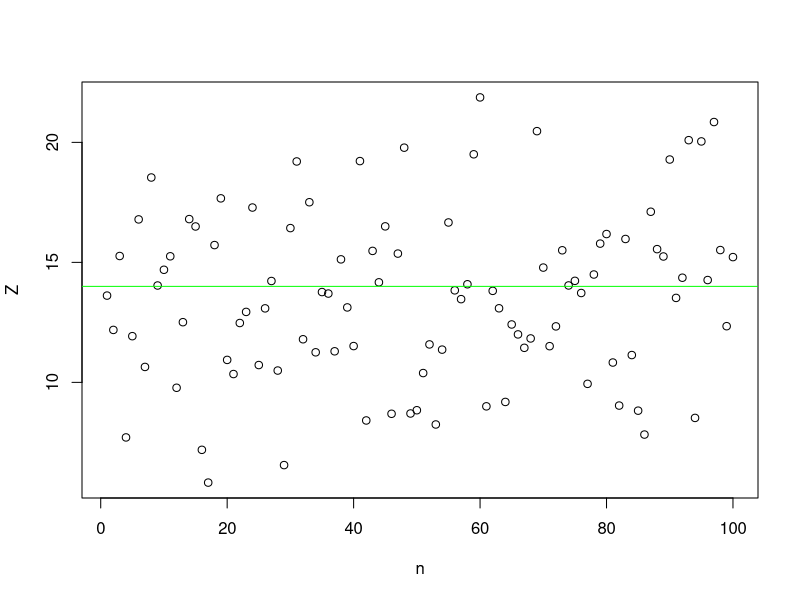
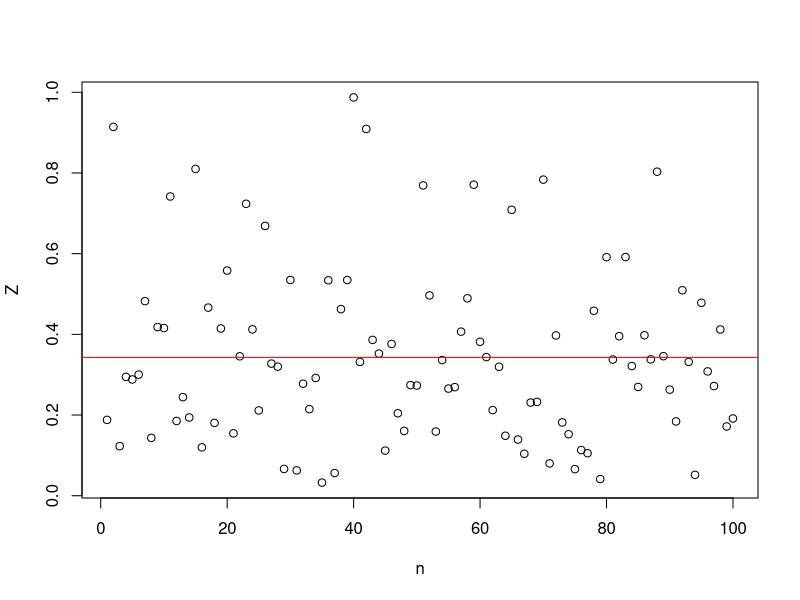
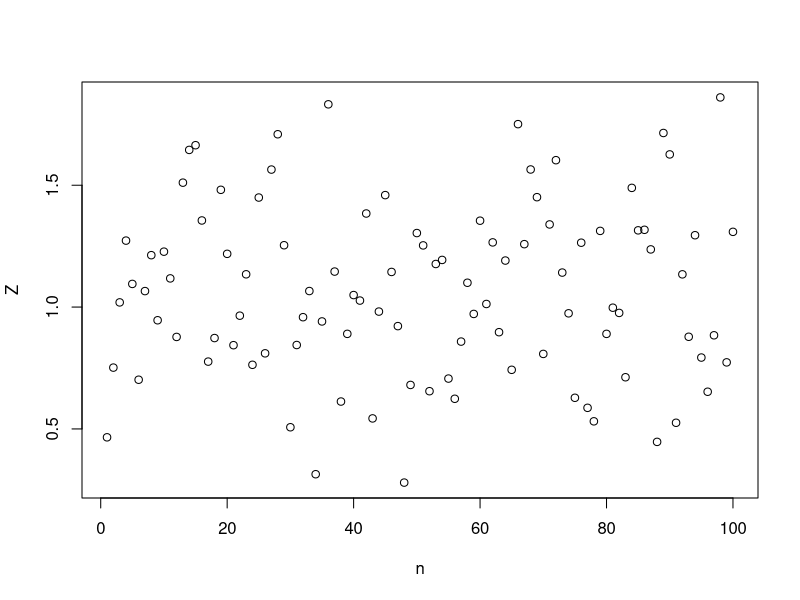

These charts were generated, in order, by the following R code: (Note: this script raises an error after producing the figures.)
# TP 3
#Salah Zakaria OUAICHOUCHE
#Groupe3
#1 Simuler une somme de variables aléatoires indépendantes

#Q1
Unif <-function(N,a,b){
  runif(N,a,b)
}

#Q2
Norm<-function(N,mu,sd){
  rnorm(N,mu,sd)
}
Norm(10,0,1)#pour la loi normale centre a 0 et reduite a 1

# Q3
SommeUnifNorm <- function(N,a,b,mu,sd) {
  X=Unif(N,a,b) 
  Y=Norm(N,mu,sd) 
  Z=X+Y
  return(Z)
}
N = 100
Z=SommeUnifNorm(N,5,7,8,4)
n = seq(1,N,by=1)
plot(n, Z)
abline(h=1/2*(5+7)+8,col="green")
# Q4
#Esperance
#E(Z)=E(X+Y)=E(X)+E(Y)
#1/2(b+a)+mu =14
# comment calculer la variance de V(X+Y)
#Variance 
mean(Z)#Esperance 
sd(Z)#Variance


#Autres cas
#1 lois exponentielles
Expo <-function(N,a){
  rexp(N,a)
}

SommeExpo <- function(N,mu,alpha) {
  X=Expo(N,mu) 
  Y=Expo(N,alpha) 
  Z=X+Y
  return(Z)
}
N = 100
Z=SommeExpo(N,5,7)
n = seq(1,N,by=1)
plot(n, Z)##à verifie
abline(h=1/5+1/7,col="red")
#Esperance
#E(Z)=E(X+Y)=E(X)+E(Y)
#1/mu+1/alpha =0.3
# comment calculer la variance de V(X+Y)
#Variance 
mean(Z)#Esperance 
sd(Z)#Variance

#2 loi uniforme sur [a, b]
Unif <-function(N,a,b){
  runif(N,a,b)
}

SommeUnif <- function(N,a,b) {
  X=Unif(N,a,b) 
  Y=Unif(N,a,b) 
  Z=X+Y
  return(Z)
}
N = 100
Z=SommeUnif(N,0,1)
n = seq(1,N,by=1)
plot(n, Z)##à verifie
abline(h=1/2*(a+b)+1/2*(a+b),col="green")
#Esperance
#E(Z)=E(X+Y)=E(X)+E(Y)
#1/mu+1/alpha =1
# comment calculer la variance de V(X+Y)
#Variance 
mean(Z)#Esperance 
sd(Z)#Variance

#3fonction SommeLUnif(N, L, a, b)
SommeLUnif <- function(N, L, a, b){
  Z=0
  for(i in 1:L){
    Z=Z+Unif(N,a,b)
  }
  return(Z)
}
N = 100
L= 50
Z=SommeLUnif(N,L,0,1)
n = seq(1,N,by=1)
plot(n, Z)
abline(h=1/2*(0+1)*(L),col="green")
mean(Z)#Esperance 
sd(Z)#Variance

#!!! comment écrire le main / voir dico
hist(Z, freq = FALSE,main="Somme de L variable aléatoires simulés N fois", xlab="Valeurs prises par les simulations", ylab="Fréquence absolue")
#!!! dessiner la moyenne
#2 Simuler une loi uniforme sur un rectangle et sur un disque
#Dans un rectangle
unif <- function(a,b,c,d){
  return(matrix(c(runif(1,a,b),runif(1,c,d)),1,2))
}
x=unif(1,2,3,4)
x
plot(x[,1],x[,2])
Nunif <- function(N,a,b,c,d){
  return(matrix(c(runif(N,a,b),runif(N,c,d)),N,2))
}
y=Nunif(100,1,2,3,4)
y
plot(y[,1],y[,2])



#Dans un disque
distance<-function(x,y){
  return(sqrt(x**2+y**2))
}
Ndisque<-function(N,r){
  cpt = 0
  matrice = matrix(0,N,2)
  while(cpt<N){
    point = unif(-r,r,-r,r)
    x = point[1,1]
    y= point[1,2]
    if(distance(x,y)<=r){
      matrice[cpt,1] = x
      matrice[cpt,2] = y
      cpt= cpt+1
    }
    
    
  }
  final = matrix(matrice,2,N,TRUE)
  return(matrice)
}
N = 10000
m = Ndisque(N,1)
plot(m[,1],m[,2],main="tirer N points aléatoirement dans un disque centré en (0, 0) de rayon 1", xlab="X Abscisse", ylab="Y ordonnée")
#comment faire un "append" sur une matrice???? pas possible
#2
d = distance(m[,1],m[,2])  
moy = mean(d)
hist(d, freq = FALSE)
curve(2*x, add= TRUE,col="green")
# la loi de  la variable d n'est pas umiforme 
# la loi optenue nous donnela fonction de densite est  2*x (la loi admet pour fonction de densité de proba la fonction defini par f(x)=2x, si x appartient à [0,r] 0 sinon
# la loi de la distance au centre n'est pas une loi usuelle
# la fonction de repartition P(x<=X)
# l'histogramme nous donne l'allure de la fonction de densité
# ici on une fonction linéaine entre [0,1] de la forme y = ax avec a = 2

#3 Méthode de Monte-Carlo
#Exercice1
distance2points = function(x1,x2,y1,y2){
  return(sqrt((x2-x1)^2+(y2-y1)^2))
}
N = 4
dis = c()
points = Nunif(N,0,1,0,1)
cpt = 0
for(i in 1:(N-1)){
  for(j in (i+1):N){
    cpt = cpt+1
    x1 = points[i,1]
    y1 = points[i,2]
    x2 = points[j,1]
    y2 = points[j,2]
    distance = sqrt((x2-x1)^2+(y2-y1)^2)
    dis = append(dis, distance)
  }
}
moy = sum(dis)/cpt 
#moy1 = mean(dis)


#Exercice2
Cnorm<-function(N){
  #N=10
  Nnorm=rnorm(N,0,1)
  f = exp(Nnorm)-1
  for (i in 1:N){
    f[i]=max(f[i],0)
  }
  C=mean(f)
  return(C)
}
Cnorm(10000)

#4 Des serpents et des échelles
#question1
destination=c(1:100)
destination[4]=14
destination[8]=31
destination[20]=38
destination[28]=84
destination[40]=59
destination[51]=67
destination[63]=81
destination[71]=91
destination[17]=7
destination[54]=34
destination[62]=19
destination[64]=60
destination[93]=73
destination[95]=75
destination[99]=78

#question2
#parce qu'on doit pas dépasser le 100 pour cloire la partie

#question3
jeu <- function (depart){
  cpt=0
  if (1<=depart && depart<=100){
    while(depart<100){
      de = sample(1:6)[1]
      #print(de)
      depart = depart + de
      depart = min(depart,100)
      depart = destination[depart]
      cpt = cpt +1
    }
    return(cpt)
  }
}
jeu(1)

#question4
TempsMoyen <- function(N,start){
  tm = c()
  for (i in 1:N) {
    tm = append(tm, jeu(start))
  }
  return(sum(tm)/N)
}
#question5
TempsMoyen(10000,1)

#question6
v = c()
for (i in 1:6){
  v = append(v,TempsMoyen(10000,1+i))
}
v
min(v)
match(min(v),v)

#exemple d'execution 
#[1] 31.3014 31.2653 31.4109 31.4419 31.2766 30.7124
#> min(v)
#[1] 30.7124
#> match(min(v),v)
#[1] 6
#donc on peut dire que  si Le joueur commence à la case 1,
#le meilleur coup de dé qu’il puisse faire c'est le 6.
#Oui c'etait previsible par ce que c'etait la valeur max qu'on peut avoir

#question7

v = c()
for (i in 1:6){
  depart = 18+i
  print(depart)
  v = append(v,TempsMoyen(10000,depart))
}
v
match(min(v),v)
#exemple d'execution
#[1] 19
#[1] 20
#[1] 21
#[1] 22
#[1] 23
#[1] 24
#> v
#[1] 27.2539 27.1220 26.9337 25.2721 25.9722 26.0319
#> match(min(v),v)
#[1] 4
#donc on peut dire que  si Le joueur est à la case 18,
#le meilleur coup de dé qu’il puisse faire c'est le 4.

#question8
#à revoir avec la prof

#question 9
start=1
tm = c()
for (i in 1:N) {
  tm = append(tm, jeu(start))
}
#
min(tm)
x = sum(tm==7)/10000
x
v=c(1,1,1,2,3,3,2)
y = sum(v==1)
y
